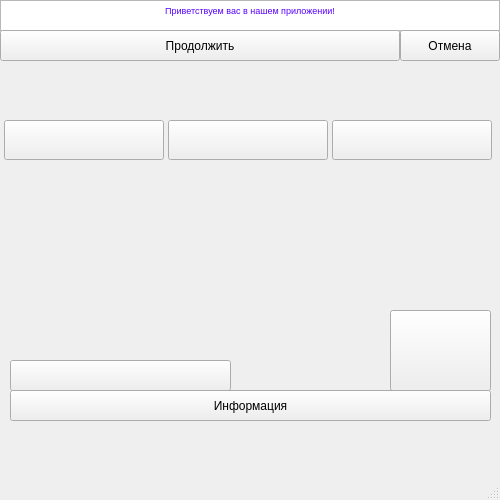
<?xml version="1.0" encoding="UTF-8"?>
<ui version="4.0">
 <class>MainWindow</class>
 <widget class="QMainWindow" name="MainWindow">
  <property name="enabled">
   <bool>true</bool>
  </property>
  <property name="geometry">
   <rect>
    <x>0</x>
    <y>0</y>
    <width>500</width>
    <height>500</height>
   </rect>
  </property>
  <property name="minimumSize">
   <size>
    <width>0</width>
    <height>0</height>
   </size>
  </property>
  <property name="windowTitle">
   <string>MainWindow</string>
  </property>
  <property name="iconSize">
   <size>
    <width>500</width>
    <height>500</height>
   </size>
  </property>
  <widget class="QWidget" name="centralwidget">
   <widget class="QTextBrowser" name="textBrowser">
    <property name="geometry">
     <rect>
      <x>0</x>
      <y>0</y>
      <width>500</width>
      <height>31</height>
     </rect>
    </property>
    <property name="font">
     <font>
      <pointsize>5</pointsize>
      <italic>true</italic>
     </font>
    </property>
    <property name="html">
     <string>&lt;!DOCTYPE HTML PUBLIC &quot;-//W3C//DTD HTML 4.0//EN&quot; &quot;http://www.w3.org/TR/REC-html40/strict.dtd&quot;&gt;
&lt;html&gt;&lt;head&gt;&lt;meta name=&quot;qrichtext&quot; content=&quot;1&quot; /&gt;&lt;style type=&quot;text/css&quot;&gt;
p, li { white-space: pre-wrap; }
&lt;/style&gt;&lt;/head&gt;&lt;body style=&quot; font-family:'MS Shell Dlg 2'; font-size:5pt; font-weight:400; font-style:italic;&quot;&gt;
&lt;p align=&quot;center&quot; style=&quot; margin-top:0px; margin-bottom:0px; margin-left:0px; margin-right:0px; -qt-block-indent:0; text-indent:0px;&quot;&gt;&lt;span style=&quot; font-size:7pt; font-style:normal; color:#5500ff;&quot;&gt;Приветствуем вас в нашем приложении!&lt;/span&gt;&lt;/p&gt;&lt;/body&gt;&lt;/html&gt;</string>
    </property>
   </widget>
   <widget class="QPushButton" name="pushButton">
    <property name="geometry">
     <rect>
      <x>0</x>
      <y>30</y>
      <width>400</width>
      <height>31</height>
     </rect>
    </property>
    <property name="text">
     <string>Продолжить</string>
    </property>
   </widget>
   <widget class="QLabel" name="label">
    <property name="geometry">
     <rect>
      <x>10</x>
      <y>60</y>
      <width>491</width>
      <height>31</height>
     </rect>
    </property>
    <property name="font">
     <font>
      <pointsize>10</pointsize>
      <weight>50</weight>
      <italic>true</italic>
      <bold>false</bold>
     </font>
    </property>
    <property name="mouseTracking">
     <bool>true</bool>
    </property>
    <property name="text">
     <string/>
    </property>
   </widget>
   <widget class="QPushButton" name="pushButton_2">
    <property name="geometry">
     <rect>
      <x>400</x>
      <y>30</y>
      <width>100</width>
      <height>31</height>
     </rect>
    </property>
    <property name="text">
     <string>Отмена</string>
    </property>
   </widget>
   <widget class="QLabel" name="label_2">
    <property name="geometry">
     <rect>
      <x>190</x>
      <y>90</y>
      <width>71</width>
      <height>21</height>
     </rect>
    </property>
    <property name="font">
     <font>
      <pointsize>10</pointsize>
     </font>
    </property>
    <property name="text">
     <string/>
    </property>
   </widget>
   <widget class="QPushButton" name="pushButton_3">
    <property name="geometry">
     <rect>
      <x>4</x>
      <y>120</y>
      <width>160</width>
      <height>40</height>
     </rect>
    </property>
    <property name="text">
     <string/>
    </property>
   </widget>
   <widget class="QPushButton" name="pushButton_4">
    <property name="geometry">
     <rect>
      <x>168</x>
      <y>120</y>
      <width>160</width>
      <height>40</height>
     </rect>
    </property>
    <property name="text">
     <string/>
    </property>
   </widget>
   <widget class="QPushButton" name="pushButton_5">
    <property name="geometry">
     <rect>
      <x>332</x>
      <y>120</y>
      <width>160</width>
      <height>40</height>
     </rect>
    </property>
    <property name="text">
     <string/>
    </property>
   </widget>
   <widget class="QPushButton" name="pushButton_6">
    <property name="geometry">
     <rect>
      <x>390</x>
      <y>310</y>
      <width>101</width>
      <height>81</height>
     </rect>
    </property>
    <property name="font">
     <font>
      <pointsize>7</pointsize>
     </font>
    </property>
    <property name="text">
     <string/>
    </property>
   </widget>
   <widget class="QPushButton" name="pushButton_7">
    <property name="geometry">
     <rect>
      <x>10</x>
      <y>360</y>
      <width>221</width>
      <height>31</height>
     </rect>
    </property>
    <property name="text">
     <string/>
    </property>
   </widget>
   <widget class="QLabel" name="label_3">
    <property name="geometry">
     <rect>
      <x>0</x>
      <y>320</y>
      <width>251</width>
      <height>31</height>
     </rect>
    </property>
    <property name="text">
     <string/>
    </property>
   </widget>
   <widget class="QPushButton" name="pushButton_8">
    <property name="geometry">
     <rect>
      <x>10</x>
      <y>390</y>
      <width>481</width>
      <height>31</height>
     </rect>
    </property>
    <property name="text">
     <string>Информация</string>
    </property>
   </widget>
  </widget>
  <widget class="QMenuBar" name="menubar">
   <property name="geometry">
    <rect>
     <x>0</x>
     <y>0</y>
     <width>500</width>
     <height>18</height>
    </rect>
   </property>
  </widget>
  <widget class="QStatusBar" name="statusbar"/>
  <action name="action">
   <property name="text">
    <string>Светлая тема</string>
   </property>
  </action>
  <action name="action_2">
   <property name="text">
    <string>Тёмная тема</string>
   </property>
  </action>
 </widget>
 <resources/>
 <connections/>
</ui>
